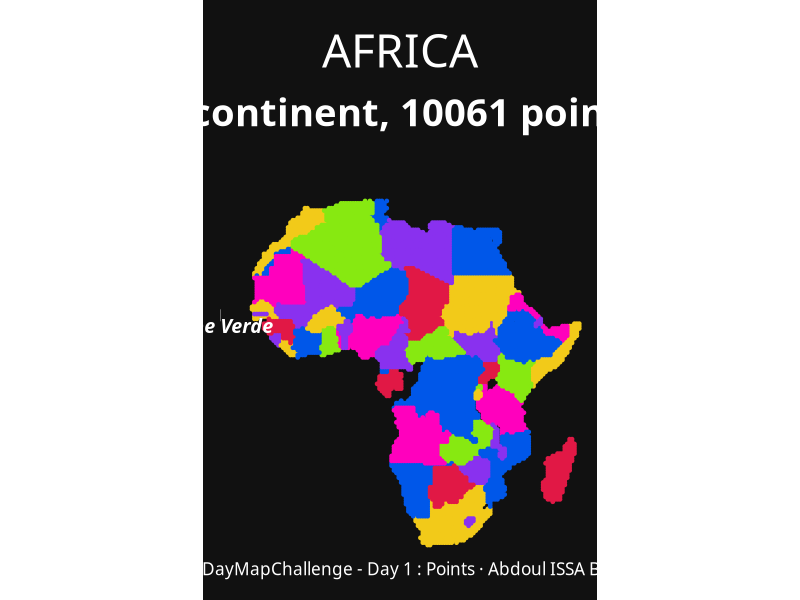
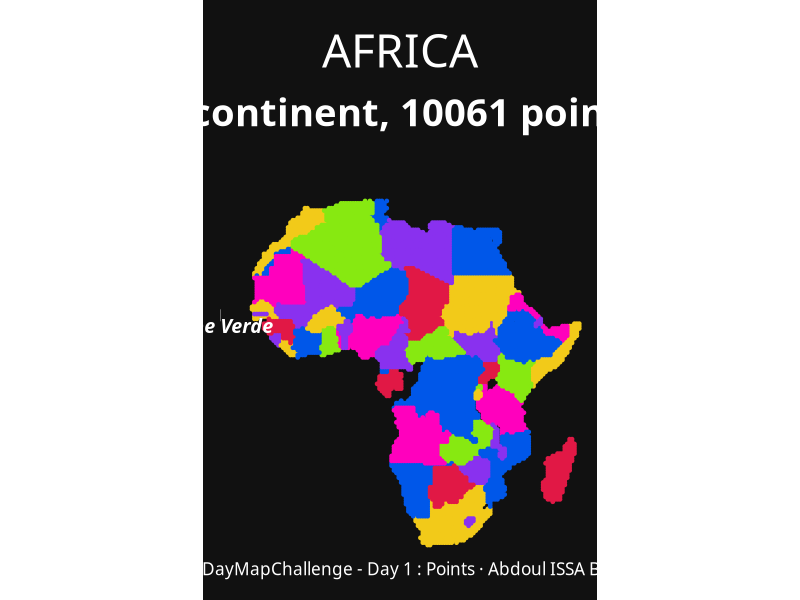

These charts were generated, in order, by the following R code: (Note: this script raises an error after producing the figures.)

# Libraries Loading -------------------------------------------------------
library(tidyverse)
library(sf)
library(ggtext)
library(maps)

# Data Reading and Wrangling ----------------------------------------------
# Generating pixel grid 
lat <- tibble(lat = seq(-90, 90, by = .5))
long <- tibble(long = seq(-180, 180, by = .5))

dots <- lat %>% 
  merge(long, all = TRUE)

dots <- dots %>% 
  mutate(country = map.where('world', long, lat),
         lakes = map.where('lakes', long, lat)) %>% 
  filter(!is.na(country) & is.na(lakes)) %>% 
  dplyr::select(-lakes)


world <- rnaturalearth::ne_countries(scale = "medium", returnclass = "sf") %>% 
  filter(region_wb != "Antarctica")

dots <- dots %>% 
  mutate(
    country = case_when(
      country %in% c("Comoros:Grande Comore", "Comoros:Anjouan") ~ "Comoros",
      country %in% c("Cape Verde:Santo Antao","Cape Verde:Sao Tiago") ~ "Cape Verde",
      country == "Guinea-Bissau" ~ "Guinea Bissau", 
      country == "Equatorial Guinea:Rio Muni" ~ "Equatorial Guinea", 
      country ==  "Malawi:3" ~ "Malawi",
      country == "Somalia:Somaliland" ~ "Somaliland",
      country == "Tanzania" ~ "United Republic of Tanzania", 
      TRUE ~ country))

africa_dots <- world %>%
  filter(continent == "Africa") %>% 
  dplyr::select(admin, mapcolor7) %>% 
  left_join(dots, by = c("admin" = "country")) 


# Graphic -----------------------------------------------------------------
palette <- c("#8931EF", "#F2CA19", "#FF00BD" , "#0057E9", "#87E911", "#E11845", "#FF8A12") 
africa_dots %>% 
  ggplot() + 
  geom_point(aes(x = long, y = lat, color = factor(mapcolor7)), size = .95) + 
  guides(color ="none") +
  scale_color_manual(
    values = palette
  ) + 
  labs(
    title = "AFRICA", 
    subtitle = glue::glue("1 continent, {nrow(africa_dots)} points"), 
    caption = "#30DayMapChallenge - Day 1 : Points · Abdoul ISSA BIDA"
  ) + 
  annotate(geom = "text", x = -23.5, y = 11, label = "Cape Verde", size = 5, color= "white", family = "Mercury", fontface = "bold.italic") + 
  annotate(geom = "segment", x = -23.5, y = 12, xend = -23.5, yend = 14.5, size = .125, color = "white") + 
  coord_fixed(clip = "off") + 
  theme_void() + 
  theme(
    plot.background = element_rect(fill = "#111111",color = NA),
    plot.title = element_text(hjust = .5, size = rel(3), color = "white", family = "Gotham Black", margin = margin(t = 25,b = 15)),
    plot.subtitle = element_text(hjust = .5, size = rel(2.5), color = "white",family = "Mercury", face = "bold", margin = margin(b = 35)),
    plot.caption = element_text(size = rel(1.125), hjust = .5, color = "white", family = "Gotham Medium", margin = margin(b = 15))
  )



# Saving ------------------------------------------------------------------
path <- here::here("Day1", "day1")
ggsave(glue::glue("{path}.pdf"), width = 9, height = 9, device = cairo_pdf)

pdftools::pdf_convert(
  pdf = glue::glue("{path}.pdf"), 
  filenames = glue::glue("{path}.png"),
  dpi = 640
)
